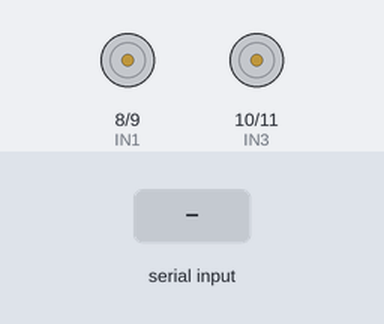
The sketch below on a simulated Arduino Uno, built with avr-gcc and run on an emulated ATmega328P. Parts: motor-driver pin pairs drawn as motors (green arrow = first pin HIGH = forward, orange = second pin HIGH = backward, longer = more drive, scaled by the enable pin). The inputs (shaded band) are chosen by the test bench.

Above: at 1.2 s.
1.3 s: "F" received over Serial
At 1.7 s:
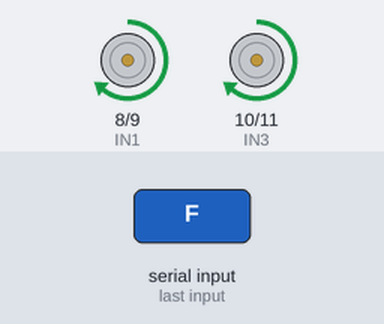
2.8 s: "B" received over Serial
At 4.0 s:
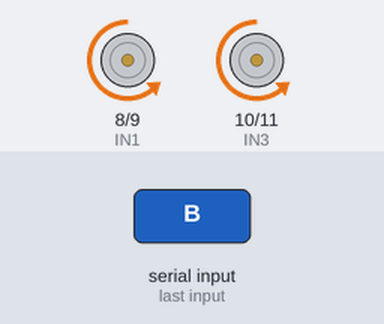
4.3 s: "L" received over Serial
At 5.2 s:
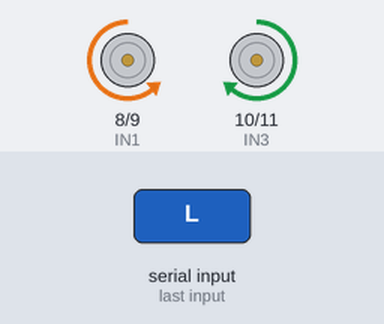
5.8 s: "R" received over Serial
At 6.3 s:
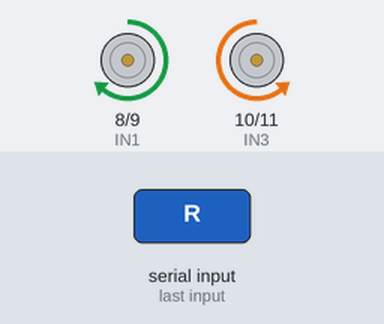
Timing chart, 0 to 8.3 s (numbered marks = the images above; inputs shaded):
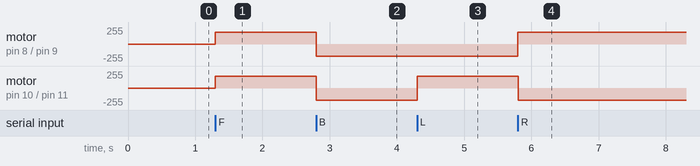

The sketch:

bluetooth_car.ino
```cpp
#define ENA 5
#define IN1 8
#define IN2 9
#define IN3 10
#define IN4 11
#define ENB 6

char command;

void setup() {
  pinMode(ENA, OUTPUT);
  pinMode(ENB, OUTPUT);
  pinMode(IN1, OUTPUT);
  pinMode(IN2, OUTPUT);
  pinMode(IN3, OUTPUT);
  pinMode(IN4, OUTPUT);

  Serial.begin(9600);
  stopCar();
}

void loop() {
  if (Serial.available() > 0) {
    command = Serial.read();

    switch (command) {
      case 'F':
        forward();
        break;

      case 'B':
        backward();
        break;

      case 'L':
        left();
        break;

      case 'R':
        right();
        break;

      case 'S':
        stopCar();
        break;
    }
  }
}

void forward() {
  digitalWrite(IN1, HIGH);
  digitalWrite(IN2, LOW);
  digitalWrite(IN3, HIGH);
  digitalWrite(IN4, LOW);
  analogWrite(ENA, 180);
  analogWrite(ENB, 180);
}

void backward() {
  digitalWrite(IN1, LOW);
  digitalWrite(IN2, HIGH);
  digitalWrite(IN3, LOW);
  digitalWrite(IN4, HIGH);
  analogWrite(ENA, 180);
  analogWrite(ENB, 180);
}

void left() {
  digitalWrite(IN1, LOW);
  digitalWrite(IN2, HIGH);
  digitalWrite(IN3, HIGH);
  digitalWrite(IN4, LOW);
}

void right() {
  digitalWrite(IN1, HIGH);
  digitalWrite(IN2, LOW);
  digitalWrite(IN3, LOW);
  digitalWrite(IN4, HIGH);
}

void stopCar() {
  digitalWrite(IN1, LOW);
  digitalWrite(IN2, LOW);
  digitalWrite(IN3, LOW);
  digitalWrite(IN4, LOW);
  analogWrite(ENA, 0);
  analogWrite(ENB, 0);
}
```

Measured:
- after the input at 1.3 s, motor on pin 8 (IN1) / pin 9 (IN2), motor on pin 10 (IN3) / pin 11 (IN4): stopped → forward 180/255 at once
- after the input at 2.8 s, motor on pin 8 (IN1) / pin 9 (IN2), motor on pin 10 (IN3) / pin 11 (IN4): forward 180/255 → backward 180/255 at once
- after the input at 4.3 s, motor on pin 10 (IN3) / pin 11 (IN4): backward 180/255 → forward 180/255 at once
- after the input at 5.8 s, motor on pin 8 (IN1) / pin 9 (IN2): backward 180/255 → forward 180/255 at once; motor on pin 10 (IN3) / pin 11 (IN4): forward 180/255 → backward 180/255 at once
